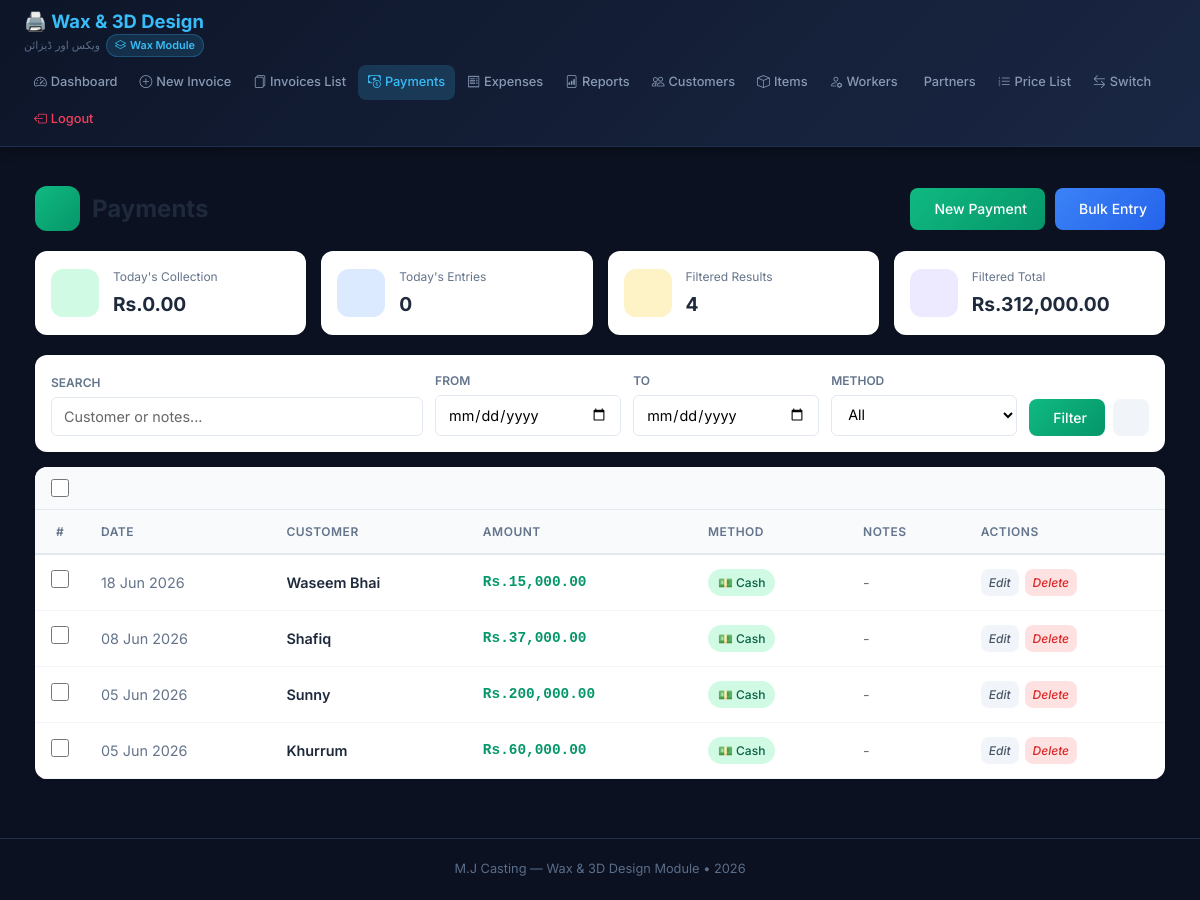
/wax/payments.php (signed in), run on an earlier commit of the app's database.
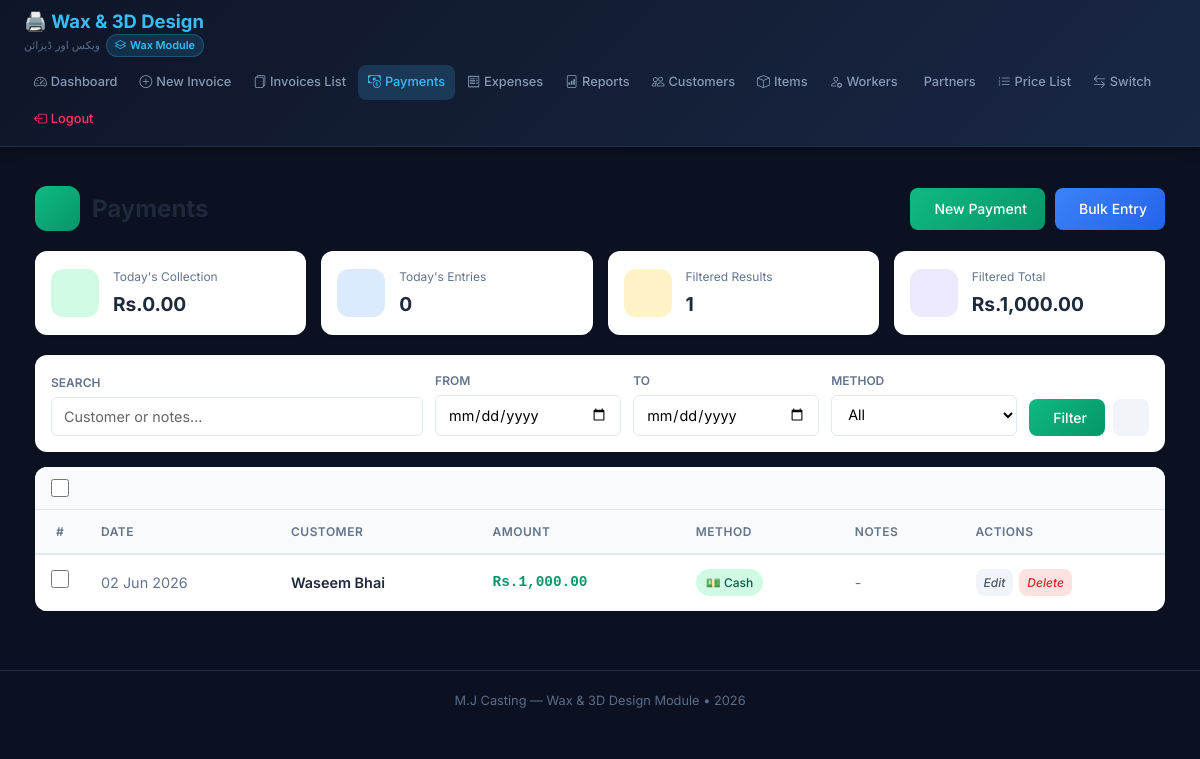
And on a later commit of the database.
### tables this page shows
CREATE TABLE `wax_payments` (
  `id` int(11) NOT NULL,
  `customer_id` int(11) NOT NULL,
  `amount` decimal(12,2) NOT NULL,
  `payment_date` date NOT NULL,
  `method` enum('cash','bank','check') DEFAULT 'cash',
  `notes` text DEFAULT NULL,
  `created_at` timestamp NOT NULL DEFAULT current_timestamp()
);

CREATE TABLE `wax_customers` (
  `id` int(11) NOT NULL,
  `name` varchar(100) NOT NULL,
  `contact` varchar(50) DEFAULT NULL,
  `address` text DEFAULT NULL,
  `opening_balance` decimal(10,2) DEFAULT 0.00,
  `billing_style` enum('weekly','monthly','cash') DEFAULT 'cash',
  `active` tinyint(1) DEFAULT 1,
  `created_at` timestamp NOT NULL DEFAULT current_timestamp()
);

### wax/payments.php (the view, shortened to what this page needs)
<?php
$pdo = getDB();
$search = $_GET['search'] ?? '';
$dateFrom = $_GET['date_from'] ?? '';
$dateTo = $_GET['date_to'] ?? '';
$page = max(1, intval($_GET['page'] ?? 1));
$limit = 20;
$offset = ($page - 1) * $limit;
$where = "WHERE 1=1";
$params = [];
$stmtCount = $pdo->prepare("SELECT COUNT(*) as total_count, COALESCE(SUM(amount), 0) as total_amount FROM wax_payments p JOIN wax_customers c ON p.customer_id = c.id $where");
$stmtCount->execute($params);
$countResult = $stmtCount->fetch(PDO::FETCH_ASSOC);
$total_rows = intval($countResult['total_count'] ?? 0);
$total_amount = floatval($countResult['total_amount'] ?? 0);
$sql = "
    SELECT p.*, c.name as customer_name
    FROM wax_payments p
    JOIN wax_customers c ON p.customer_id = c.id
    $where
    ORDER BY p.payment_date DESC, p.id DESC
    LIMIT $limit OFFSET $offset
";
$stmt = $pdo->prepare($sql);
$stmt->execute($params);
$payments = $stmt->fetchAll(PDO::FETCH_ASSOC);
$todayStmt = $pdo->query("SELECT COUNT(*) as today_count, COALESCE(SUM(amount), 0) as today_amount FROM wax_payments WHERE payment_date = CURDATE()");
$todayStats = $todayStmt->fetch(PDO::FETCH_ASSOC);
$todayCount = intval($todayStats['today_count'] ?? 0);
$todayAmount = floatval($todayStats['today_amount'] ?? 0);
include __DIR__ . '/templates/header.php';
?>
<div class="payments-page">
    <div class="page-header">
        <div class="page-title">
            <div class="icon"><i class="fas fa-hand-holding-usd"></i></div>
            <h1>Payments</h1>
        </div>
        <div class="header-actions">
            <a href="payment_create.php" class="btn btn-primary">
                <i class="fas fa-plus"></i> New Payment
            </a>
            <a href="bulk_payment.php" class="btn btn-info">
                <i class="fas fa-layer-group"></i> Bulk Entry
            </a>
        </div>
    </div>
    <div class="stats-row">
        <div class="stat-card">
            <div class="stat-icon green"><i class="fas fa-rupee-sign"></i></div>
            <div class="stat-info">
                <small>Today's Collection</small>
                <strong>Rs.<?= number_format($todayAmount, 2) ?></strong>
            </div>
        </div>
        <div class="stat-card">
            <div class="stat-icon blue"><i class="fas fa-receipt"></i></div>
            <div class="stat-info">
                <small>Today's Entries</small>
                <strong><?= $todayCount ?></strong>
            </div>
        </div>
        <div class="stat-card">
            <div class="stat-icon yellow"><i class="fas fa-filter"></i></div>
            <div class="stat-info">
                <small>Filtered Results</small>
                <strong><?= number_format($total_rows) ?></strong>
            </div>
        </div>
        <div class="stat-card">
            <div class="stat-icon purple"><i class="fas fa-calculator"></i></div>
            <div class="stat-info">
                <small>Filtered Total</small>
                <strong>Rs.<?= number_format($total_amount, 2) ?></strong>
            </div>
        </div>
    </div>
    <div class="filter-card">
        <form method="GET" id="filterForm">
            <div class="filter-row">
                <div class="filter-group" style="flex: 2;">
                    <label><i class="fas fa-search"></i> Search</label>
                    <input type="text" name="search" class="filter-input"
                           placeholder="Customer or notes..." value="<?= htmlspecialchars($search) ?>">
                </div>
                <div class="filter-group">
                    <label><i class="fas fa-calendar"></i> From</label>
                    <input type="date" name="date_from" class="filter-input" value="<?= htmlspecialchars($dateFrom) ?>">
                </div>
                <div class="filter-group">
                    <label><i class="fas fa-calendar"></i> To</label>
                    <input type="date" name="date_to" class="filter-input" value="<?= htmlspecialchars($dateTo) ?>">
                </div>
                <div class="filter-group">
                    <label><i class="fas fa-credit-card"></i> Method</label>
                    <select name="method" class="filter-input">
                        <option value="">All</option>
                    </select>
                </div>
                <div class="filter-actions">
                    <button type="submit" class="btn btn-primary"><i class="fas fa-search"></i> Filter</button>
                    <a href="payments.php" class="btn btn-secondary"><i class="fas fa-times"></i></a>
                </div>
            </div>
        </form>
    </div>
    <form method="POST" id="bulkForm">
        <div class="table-card">
            <div class="table-header">
                <div class="table-header-left">
                    <input type="checkbox" class="custom-checkbox" id="selectAll" onclick="toggleAll(this)">
                </div>
            </div>
            <div class="table-scroll">
                <table>
                    <thead>
                        <tr>
                            <th class="checkbox-cell">#</th>
                            <th>Date</th>
                            <th>Customer</th>
                            <th>Amount</th>
                            <th>Method</th>
                            <th>Notes</th>
                            <th>Actions</th>
                        </tr>
                    </thead>
                    <tbody>
                        <?php if (empty($payments)): ?>
                            <tr>
                                <td colspan="7">
                                    <div class="empty-state">
                                        <i class="fas fa-inbox"></i>
                                        <p>No payments found</p>
                                    </div>
                                </td>
                            </tr>
                        <?php else: ?>
                            <?php foreach ($payments as $p): ?>
                                <tr data-id="<?= $p['id'] ?>">
                                    <td class="checkbox-cell">
                                        <input type="checkbox" name="bulk_delete_ids[]" value="<?= $p['id'] ?>"
                                               class="row-checkbox custom-checkbox" onchange="updateSelection()">
                                    </td>
                                    <td class="date-cell" data-label="Date">
                                        <?= date('d M Y', strtotime($p['payment_date'])) ?>
                                    </td>
                                    <td data-label="Customer">
                                        <span class="customer-name"><?= htmlspecialchars($p['customer_name']) ?></span>
                                    </td>
                                    <td class="amount-cell" data-label="Amount">
                                        Rs.<?= number_format(floatval($p['amount']), 2) ?>
                                    </td>
                                    <td data-label="Method">
                                        <?php
                                        $methodClass = $p['method'] ?? 'cash';
                                        $icons = ['cash' => '💵', 'bank' => '🏦'];
                                        ?>
                                        <span class="method-badge <?= $methodClass ?>">
                                            <?= ($icons[$methodClass] ?? '') . ' ' . ucfirst($methodClass) ?>
                                        </span>
                                    </td>
                                    <td class="notes-cell" data-label="Notes" title="<?= htmlspecialchars($p['notes'] ?? '') ?>">
                                        <?= htmlspecialchars($p['notes'] ?? '') ?: '-' ?>
                                    </td>
                                    <td data-label="Actions">
                                        <div class="action-btns">
                                            <a href="payment_edit.php?id=<?= $p['id'] ?>" class="btn btn-secondary btn-xs">
                                                <i class="fas fa-edit">Edit</i>
                                            </a>
                                            <button type="button" class="btn btn-danger btn-xs" onclick="deleteSingle(<?= $p['id'] ?>)">
                                                <i class="fas fa-trash">Delete</i>
                                            </button>
                                        </div>
                                    </td>
                                </tr>
                            <?php endforeach; ?>
                        <?php endif; ?>
                    </tbody>
                </table>
            </div>
        </div>
    </form>
</div>
<?php include __DIR__ . '/templates/footer.php'; ?>

### wax/templates/header.php (shortened to what this page needs)
<!DOCTYPE html>
<html lang="en">
<head>
    <link rel="stylesheet" href="https://cdn.jsdelivr.net/npm/bootstrap-icons@1.11.3/font/bootstrap-icons.min.css">
    <link href="https://cdn.jsdelivr.net/npm/select2@4.1.0-rc.0/dist/css/select2.min.css" rel="stylesheet">
    <?php if (!isset($base_url)) { $base_url = '/mj_casting_wax'; } ?>
</head>
<body>
<nav class="navbar">
    <a href="index.php" class="brand">
        <span class="brand-title">🖨️ Wax &amp; 3D Design</span>
        <span class="brand-sub">
            ویکس اور ڈیزائن
            <span class="module-badge">
                <i class="bi bi-layers"></i> Wax Module
            </span>
        </span>
    </a>
    <div class="nav-links">
        <?php
        $current = basename($_SERVER['PHP_SELF']);
        function nav_active(string $file, string $current): string {
            return $file === $current ? ' active' : '';
        }
        ?>
        <a href="index.php"          class="<?= nav_active('index.php',          $current) ?>">
            <i class="bi bi-speedometer2"></i> Dashboard
        </a>
        <a href="invoice_create.php" class="<?= nav_active('invoice_create.php', $current) ?>">
            <i class="bi bi-plus-circle"></i> New Invoice
        </a>
        <a href="invoices.php"   class="<?= nav_active('invoices.php',   $current) ?>">
            <i class="bi bi-files"></i> Invoices List
        </a>
                <a href="payments.php"       class="<?= nav_active('payments.php',       $current) ?>">
            <i class="bi bi-cash-coin"></i> Payments
        </a>
        <a href="expenses.php"       class="<?= nav_active('expenses.php',       $current) ?>">
            <i class="bi bi-receipt"></i> Expenses
        </a>
        <a href="reports.php"        class="<?= nav_active('reports.php',        $current) ?>">
            <i class="bi bi-file-bar-graph"></i> Reports
        </a>
        <a href="customers.php"      class="<?= nav_active('customers.php',      $current) ?>">
            <i class="bi bi-people"></i> Customers
        </a>
        <a href="items.php"          class="<?= nav_active('items.php',          $current) ?>">
            <i class="bi bi-box"></i> Items
        </a>
        <a href="workers.php"        class="<?= nav_active('workers.php',        $current) ?>">
            <i class="bi bi-person-gear"></i> Workers
        </a>
        <a href="partners.php"       class="<?= nav_active('partners.php',       $current) ?>">
            <i class="bi bi-handshake"></i> Partners
        </a>
        <a href="price_list.php"     class="<?= nav_active('price_list.php',     $current) ?>">
            <i class="bi bi-list-ol"></i> Price List
        </a>
        <a href="<?= $base_url ?>/module_select.php">
            <i class="bi bi-arrow-left-right"></i> Switch
        </a>
        <a href="<?= $base_url ?>/logout.php" class="nav-logout">
            <i class="bi bi-box-arrow-left"></i> Logout
        </a>
    </div>
</nav>
<div class="container">

### wax/templates/footer.php
</div>
    <footer style="text-align:center;padding:20px;color:var(--text-muted);font-size:0.8rem;border-top:1px solid var(--border);margin-top:20px;">
        M.J Casting — Wax & 3D Design Module &bull; <?= date('Y') ?>
    </footer>
</body>
</html>

### wax/templates/header.php (style rules this page uses)
*, *::before, *::after { box-sizing: border-box; margin: 0; padding: 0; }
:root { --primary: #38bdf8; --primary-dark: #0284c7; --success: #10b981; --danger: #f43f5e; --warning: #f59e0b; --border: #1e3050; --bg-card: #131c31; --bg-body: #0b1120; --text-primary: #e8edf5; --text-secondary: #8899b4; --text-muted: #5a6d8a; --shadow: 0 2px 8px rgba(0,0,0,0.3); }
html, body { width: 100%; min-height: 100vh; font-family: 'Inter', -apple-system, sans-serif; background: var(--bg-body); color: var(--text-primary); line-height: 1.6; }
.navbar { position: sticky; top: 0; left: 0; width: 100%; z-index: 9999; display: flex; flex-direction: row; justify-content: space-between; align-items: center; flex-wrap: wrap; gap: 8px; background: linear-gradient(135deg, #0d1528 0%, #1a2744 100%); padding: 10px 24px; border-bottom: 1px solid var(--border); box-shadow: 0 2px 12px rgba(0,0,0,0.4); }
.navbar .brand { display: flex; flex-direction: column; text-decoration: none; white-space: nowrap; flex-shrink: 0; }
.navbar .brand .brand-title { color: var(--primary); font-size: 1.15rem; font-weight: 700; line-height: 1.2; }
.navbar .brand .brand-sub { color: var(--text-muted); font-size: 0.68rem; display: flex; align-items: center; gap: 6px; margin-top: 2px; }
.module-badge { display: inline-flex; align-items: center; gap: 4px; padding: 2px 8px; border-radius: 20px; font-size: 0.68rem; font-weight: 600; background: rgba(56,189,248,0.15); color: var(--primary); border: 1px solid rgba(56,189,248,0.25); }
.nav-links { display: flex; flex-direction: row; align-items: center; flex-wrap: wrap; gap: 2px; }
.nav-links a { display: inline-flex; align-items: center; gap: 4px; color: var(--text-secondary); padding: 7px 10px; text-decoration: none; border-radius: 8px; font-size: 0.80rem; font-weight: 500; white-space: nowrap; transition: background 0.2s, color 0.2s; }
.nav-links a.active { background: rgba(56,189,248,0.18); color: var(--primary); }
.nav-links a.nav-logout { color: var(--danger); }
.container { max-width: 1400px; margin: 0 auto; padding: 24px 20px; }
label { display: block; margin-bottom: 6px; font-weight: 500; font-size: 0.85rem; color: var(--text-secondary); }
input, select, textarea { width: 100%; padding: 10px 14px; border: 1px solid var(--border); border-radius: 8px; font-size: 0.9rem; background: #fff; color: #000; font-family: 'Inter', sans-serif; transition: border-color 0.2s; }
input::placeholder, textarea::placeholder { color: #666; opacity: 1; }
select option { background: #fff; color: #000; padding: 5px; }
select option:checked { background: #38bdf8; color: #000; }
table { width: 100%; border-collapse: collapse; }
th, td { padding: 10px 12px; text-align: left; border-bottom: 1px solid var(--border); font-size: 0.88rem; }
th { background: #1a2744; color: var(--text-secondary); font-weight: 600; font-size: 0.78rem; text-transform: uppercase; letter-spacing: 0.05em; }
.btn { display: inline-flex; align-items: center; gap: 5px; padding: 9px 18px; border-radius: 8px; font-size: 0.85rem; font-weight: 600; text-decoration: none; border: none; cursor: pointer; transition: all 0.2s; font-family: 'Inter', sans-serif; }
.btn-primary { background: var(--primary); color: #000; }
.btn-danger { background: var(--danger); color: #fff; }
.btn-secondary { background: #1a2744; color: var(--text-primary); border: 1px solid var(--border); }

What changed in the data, as far as the page shows it:
removed wax_payments: payment_date "18 Jun 2026", customer.name "Waseem Bhai", amount "15,000.00", method "💵", method "Cash", notes "-"
removed wax_payments: payment_date "08 Jun 2026", customer.name "Shafiq", amount "37,000.00", method "💵", method "Cash", notes "-"
removed wax_payments: payment_date "05 Jun 2026", customer.name "Sunny", amount "200,000.00", method "💵", method "Cash", notes "-"
removed wax_payments: payment_date "05 Jun 2026", customer.name "Khurrum", amount "60,000.00", method "💵", method "Cash", notes "-"
added wax_payments: payment_date "02 Jun 2026", customer.name "Waseem Bhai", amount "1,000.00", method "💵", method "Cash", notes "-"
Also different on the page:
$total_rows: "4" → "1"
$total_amount: "312,000.00" → "1,000.00"
